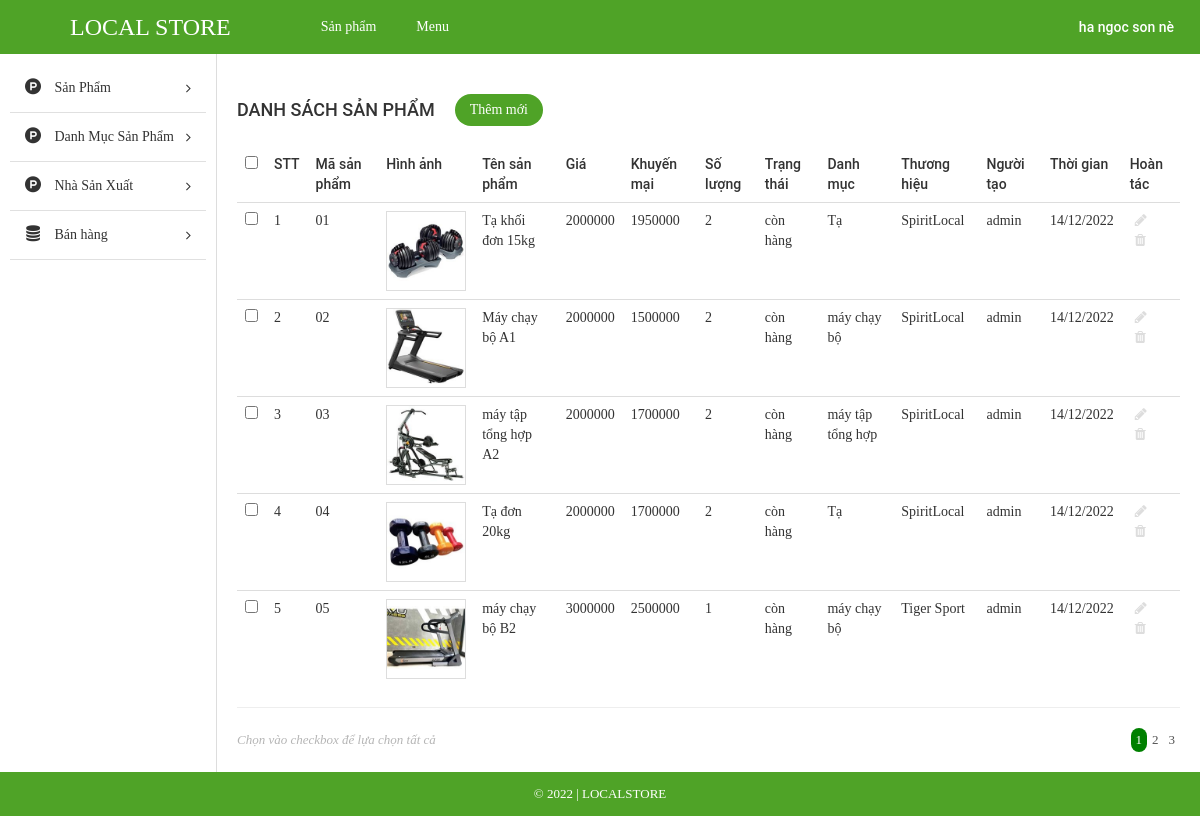
The app's page /admin/index.php?modules=products&controllers=index&action=list (signed in) with its own data.
### tables this page shows
CREATE TABLE `tbl_product` (
  `id` int(11) NOT NULL,
  `id_category` int(11) NOT NULL,
  `id_brand` int(11) NOT NULL,
  `name` varchar(255) NOT NULL,
  `code` varchar(255) NOT NULL,
  `price` float NOT NULL,
  `promotional_price` float NOT NULL,
  `quantity` int(11) NOT NULL,
  `status` enum('còn hàng','hết hàng','hàng sắp về') NOT NULL,
  `description` text NOT NULL,
  `user` varchar(255) NOT NULL,
  `create_date` varchar(255) NOT NULL,
  `image` varchar(255) NOT NULL
);

### admin/libraries/database.php (called while the page is built, shortened)
<?php
function db_query($query_string) {
    global $conn;
    $result = mysqli_query($conn, $query_string);
    return $result;
}
function db_fetch_array($query_string) {
    $result = array();
    $mysqli_result = db_query($query_string);
    while ($row = mysqli_fetch_assoc($mysqli_result)) {
        $result[] = $row;
    }
    return $result;
}

### admin/modules/products/models/indexModel.php (called while the page is built, shortened)
<?php
function getAllProduct(){
	return db_fetch_array("SELECT * FROM `tbl_product`");
}
function get_category_by_id($id){
	$data = db_fetch_array("SELECT * FROM `tbl_category` WHERE `id` = '$id'");
	return $data[0]['name'];
}
function get_brand_by_id($id){
	$data = db_fetch_array("SELECT * FROM `tbl_brand` WHERE `id` = '$id'");
	return $data[0]['name'];
}

### admin/modules/products/controllers/indexController.php (called while the page is built, shortened)
<?php
function listAction() {
	$data_tmp = getAllProduct();
	for ($i=0; $i <count($data_tmp) ; $i++) {
		$data_tmp[$i]['category'] = get_category_by_id($data_tmp[$i]['id_category']);
		$data_tmp[$i]['brand']  = get_brand_by_id($data_tmp[$i]['id_brand']) ;
	};
	if(!empty($_GET['page'])){
		$page = $_GET['page'];
	}else{
		$page =1;
	}
	$numProduct = count($data_tmp);
	$productOnPage = 5;
	$num = ceil($numProduct/$productOnPage);
	$start = ($page - 1) * $productOnPage;
	$res =[];
	for ($i=$start; $i < $start+$productOnPage; $i++) {
		if(isset($data_tmp[$i]))
        $res[] = $data_tmp[$i];
	};
	$data = [$res, $num, $page];
	load_view('list',$data);
}

### admin/core/router.php (called while the page is built, shortened)
<?php
$action_name = get_action().'Action';
call_function(array('construct', $action_name));

### admin/core/appload.php (called while the page is built, shortened)
<?php
require CONFIGPATH . DIRECTORY_SEPARATOR . 'database.php';
require LIBPATH . DIRECTORY_SEPARATOR . 'database.php';
require COREPATH . DIRECTORY_SEPARATOR . 'base.php';
require COREPATH . DIRECTORY_SEPARATOR . 'router.php';

### admin/index.php (called while the page is built, shortened)
<?php
require COREPATH.DIRECTORY_SEPARATOR.'appload.php';

### admin/modules/products/views/listView.php (the view, shortened to what this page needs)
<div id="main-content-wp" class="list-product-page">
    <div class="wrap clearfix">
        <div id="content" class="fl-right">
            <div class="section" id="title-page">
                <div class="clearfix">
                    <h3 id="index" class="fl-left">Danh sách sản phẩm</h3>
                    <a href="?modules=products&controllers=index&action=add" title="" id="add-new" class="fl-left">Thêm mới</a>
                </div>
            </div>
            <div class="section" id="detail-page">
                <div class="section-detail">
                    <div class="table-responsive">
                        <table class="table list-table-wp">
                            <thead>
                                <tr>
                                    <td><input type="checkbox" name="checkAll" id="checkAll"></td>
                                    <td><span class="thead-text">STT</span></td>
                                    <td><span class="thead-text">Mã sản phẩm</span></td>
                                    <td><span class="thead-text">Hình ảnh</span></td>
                                    <td><span class="thead-text">Tên sản phẩm</span></td>
                                    <td><span class="thead-text">Giá</span></td>
                                    <td><span class="thead-text">Khuyến mại</span></td>
                                    <td><span class="thead-text">Số lượng</span></td>
                                    <td><span class="thead-text">Trạng thái</span></td>
                                    <td><span class="thead-text">Danh mục</span></td>
                                    <td><span class="thead-text">Thương hiệu</span></td>
                                    <td><span class="thead-text">Người tạo</span></td>
                                    <td><span class="thead-text">Thời gian</span></td>
                                    <td><span class="thead-text">Hoàn tác</span></td>
                                </tr>
                            </thead>
                            <tbody>
                                <?php  $i=0; if(!empty($data['0'])) foreach ($data['0'] as $value) { $i++;?>
                                <tr>
                                    <td><input type="checkbox" name="checkItem" class="checkItem"></td>
                                    <td><span class="tbody-text"><?php echo $i; ?></span></td>
                                    <td><span class="tbody-text"><?php echo $value['code']; ?></span></td>
                                    <td>
                                        <div class="tbody-thumb">
                                            <img src="<?php echo $value['image']; ?>" alt="">
                                        </div>
                                    </td>
                                    <td><span class="tbody-text"><?php echo $value['name']; ?></span></td>
                                    <td><span class="tbody-text"><?php echo $value['price']; ?></span></td>
                                    <td><span class="tbody-text"><?php echo $value['promotional_price']; ?></span></td>
                                    <td><span class="tbody-text"><?php echo $value['quantity']; ?></span></td>
                                    <td><span class="tbody-text"><?php echo $value['status']; ?></span></td>
                                    <td><span class="tbody-text"><?php echo $value['category']; ?></span></td>
                                    <td><span class="tbody-text"><?php echo $value['brand']; ?></span></td>
                                    <td><span class="tbody-text"><?php echo $value['user']; ?></span></td>
                                    <td><span class="tbody-text"><?php echo $value['create_date']; ?></span></td>
                                    <td>
                                        <ul class="list-operation ">
                                            <li><a href="?modules=products&controllers=index&action=show&id=<?php echo $value['id'] ;?>" title="Sửa" class="edit"><i class="fa fa-pencil" aria-hidden="true"></i></a></li>
                                            <li><a href="?modules=products&controllers=index&action=delete&id=<?php echo $value['id'] ;?>" title="Xóa" class="delete"><i class="fa fa-trash" aria-hidden="true"></i></a></li>
                                        </ul>
                                    </td>
                                </tr>
                                <?php }; ?>
                            </tbody>
                        </table>
                        <hr>
                    </div>
                </div>
            </div>
            <div class="section" id="paging-wp">
                <div class="section-detail clearfix">
                    <p id="desc" class="fl-left">Chọn vào checkbox để lựa chọn tất cả</p>
                    <ul id="list-paging" class="fl-right">
                        <?php for ($i=1; $i <= $data['1'] ; $i++) { ?>
                        <li>
                            <a <?php if($i == $data['2']) echo 'style="background-color: green; color:white; border-radius:300px;"';  ?>  href="?modules=products&controllers=index&action=list&page=<?php echo $i; ?>" title=""><?php echo $i; ?></a>
                        </li>
                        <?php }; ?>
                    </ul>
                </div>
            </div>
        </div>
    </div>
</div>

### admin/core/base.php (shortened to what this page needs)
<?php
function get_module() {
    global $config;
    $module = isset($_GET['modules']) ? $_GET['modules'] : $config['default_module'];
    return $module;
}
function call_function($list_function = array()) {
    if (is_array($list_function)) {
        foreach ($list_function as $f) {
            if (function_exists($f())) {
                $f();
            }
        }
    }
}
function load_view($name, $data_send = array()) {
    $data = $data_send;
    $path = MODULESPATH . DIRECTORY_SEPARATOR . get_module() . DIRECTORY_SEPARATOR . 'views' . DIRECTORY_SEPARATOR . $name . 'View.php';
    if (file_exists($path)) {
        require $path;
    } else {
        echo "Không tìm thấy {$path}";
    }
}
function get_header($name = '') {
    global $data;
    if (empty($name)) {
        $name = 'header';
    } else {
        $name = "header-{$name}";
    }
    $path = LAYOUTPATH . DIRECTORY_SEPARATOR . $name . '.php';
    if (file_exists($path)) {
        if (is_array($data)) {
            foreach ($data as $key => $a) {
                $$key = $a;
            }
        }
        require $path;
    } else {
        echo "Không tìm thấy {$path}";
    }
}
function get_footer($name = '') {
    global $data;
    if (empty($name)) {
        $name = 'footer';
    } else {
        $name = "footer-{$name}";
    }
    $path = LAYOUTPATH . DIRECTORY_SEPARATOR . $name . '.php';
    if (file_exists($path)) {
        if (is_array($data)) {
            foreach ($data as $key => $a) {
                $$key = $a;
            }
        }
        require $path;
    } else {
        echo "Không tìm thấy {$path}";
    }
}
function get_sidebar($name = '') {
    global $data;
    if (empty($name)) {
        $name = 'sidebar';
    } else {
        $name = "sidebar-{$name}";
    }
    $path = LAYOUTPATH . DIRECTORY_SEPARATOR . $name . '.php';
    if (file_exists($path)) {
        if (is_array($data)) {
            foreach ($data as $key => $a) {
                $$key = $a;
            }
        }
        require $path;
    } else {
        echo "Không tìm thấy {$path}";
    }
}
?>

### admin/public/css/import/global.css (style rules this page uses)
body { font-family: "Roboto Regular"; font-size: 14px; line-height: 24px; color: #333; }
.fl-left { float: left; }
.fl-right { float: right; }
img { max-width: 100%; height: auto; display: block; }
ul li { list-style: none!important; }
a { text-decoration: none!important; }

### admin/public/css/import/list_post.css (style rules this page uses)
#content { width: 82%; border-left: 1px solid #ddd; padding: 20px; }
#add-new { display: inline-block; color: #fff; background: #4fa327; padding: 4px 15px; margin: 20px; border-radius: 20px; }
#index { font-family: 'Roboto Medium'; font-weight: normal; text-transform: uppercase; font-size: 18px; padding: 24px 0px; }
.list-table-wp thead tr td { font-family: 'Roboto Medium'; font-weight: normal; }
.list-operation li { float: left; }
.list-operation li a { display: block; padding: 0px 5px; color: #ddd; }
.list-operation { width: 25%; }
#paging-wp #desc { font-size: 13px; color: #b5b5b5; font-style: italic; }
#list-paging li { float: left; }
#list-paging li a { display: inline-block; color: #555; font-size: 13px; padding: 0px 5px; }

### admin/public/css/import/list_product.css (style rules this page uses)
.tbody-thumb { width: 80px; height: 80px; overflow: hidden; }
.tbody-thumb img { border: 1px solid #ddd; }

### admin/public/css/import/detail_order.css (style rules this page uses)
.table { margin-bottom: 0!important; }

### records on screen
tbl_product: code "01", image (picture), name "Tạ khối đơn 15kg", price "2000000", promotional_price "1950000", quantity "2", status "còn hàng", category "Tạ", brand "SpiritLocal", user "admin", create_date "14/12/2022"
tbl_product: code "02", image (picture), name "Máy chạy bộ A1", price "2000000", promotional_price "1500000", quantity "2", status "còn hàng", category "máy chạy bộ", brand "SpiritLocal", user "admin", create_date "14/12/2022"
tbl_product: code "03", image (picture), name "máy tập tổng hợp A2", price "2000000", promotional_price "1700000", quantity "2", status "còn hàng", category "máy tập tổng hợp", brand "SpiritLocal", user "admin", create_date "14/12/2022"
tbl_product: code "04", image (picture), name "Tạ đơn 20kg", price "2000000", promotional_price "1700000", quantity "2", status "còn hàng", category "Tạ", brand "SpiritLocal", user "admin", create_date "14/12/2022"
tbl_product: code "05", image (picture), name "máy chạy bộ B2", price "3000000", promotional_price "2500000", quantity "1", status "còn hàng", category "máy chạy bộ", brand "Tiger Sport", user "admin", create_date "14/12/2022"
